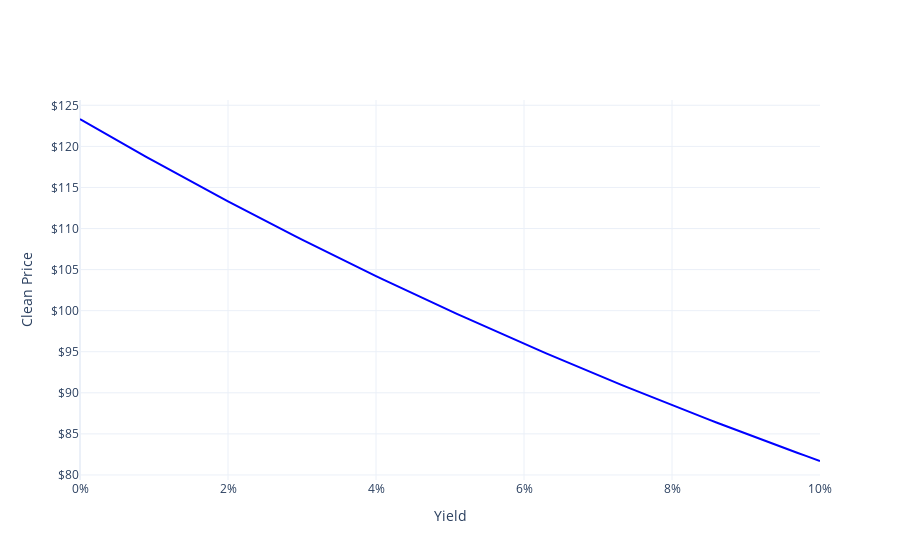

The notebook cell saved with this chart:
### Markdown cell above
# FIGURE

### Code cell
import plotly.graph_objects as go
# create data series
ylds = np.arange(0, 2 * coupon_rate + 0.001, 0.001)
prices = [b.clean(0, y) for y in ylds]

string = "clean price = $%{y:.2f} when yield = %{x:,.2%}<extra></extra>"
trace = go.Scatter(
    x=ylds, 
    y=prices, 
    mode="lines", 
    hovertemplate=string, 
    line=dict(color='blue')
)
fig = go.Figure(trace)
fig.update_layout(
    xaxis_tickformat=".0%",
    yaxis_tickformat=",.0f",
    yaxis_tickprefix='$',
    xaxis_title="Yield",
    yaxis_title="Clean Price",
    template="plotly_white",
    showlegend=False   
)
fig.show()
